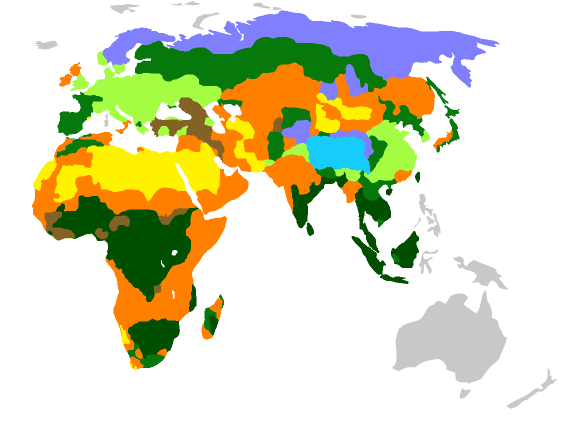
#> input picture vegetation_map.png, 1150 x 850 px (shown at 1/2 size)
$ jupyter execute --allow-errors 'Simulating H. Erectus Dispersal with Cellular Automata.ipynb'
#> lines starting #> are read from the running program, lines starting #| are printed output that depends on the picture
[cell 1]
import matplotlib.pyplot as plt
import numpy as np
import PIL
from PIL import Image
from random import random
from random import seed
from datetime import datetime
import copy
import pandas as pd
#> (the rest of this cell did not finish here and is left out)

[cell 2]
p_col = 0.20
noise_constant = 0.03
class Cell:
    def __init__(self, i, j, active, veg_P_ext, elv_P_ext, density_P_ext):
        self.x = int(i / 5)
        self.y = int(j / 5)
        self.active = active # ignored in simulation
        self.occupied = False # initalize all cells to unoccupied
        self.veg_P_ext = veg_P_ext + np.random.normal(0, noise_constant) # probability of extinction based on vegetation
        self.elv_P_ext = elv_P_ext + np.random.normal(0, noise_constant) # probability of extinction based on elevation
        self.density_P_ext = density_P_ext # probability of extinction based on population sensity
        self.P_ext = self.veg_P_ext + self.elv_P_ext + self.density_P_ext # total probability of extinction

    def becomeOccupied(self):
        self.occupied = True

    def becomeExtinct(self):
        self.occupied = False

    # [53 lines left out: functions getValidNeighboringCells, checkPopulationDensity, colonizeNeighbor, update, not called in this run]

[cell 3]
rows, cols = (205, 155)
cells = [[0 for i in range(cols)] for j in range(rows)] # initialize cell array
veg_im = Image.open("vegetation_map.png")
#> veg_im is the input picture: PIL image 1150x850 RGBA; mean R, G, B, A 217.2, 218.3, 190.3, 255
elv_im = Image.open("elevation_map.png")
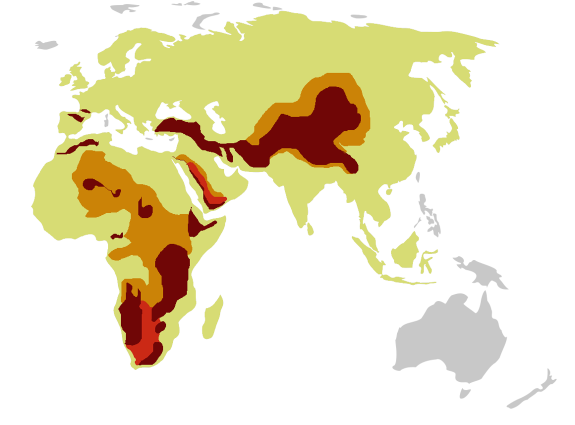
#> input picture elevation_map.png, 1150 x 850 px (shown at 1/2 size)
#> elv_im is the input picture: PIL image 1150x850 RGBA; mean R, G, B, A 235.6, 228.3, 200.1, 255


#for i in range(0, 1150, 5):
#    for j in range(0, 850, 5):
for i in range(0, rows * 5, 5):
    for j in range(0, cols * 5, 5):
        pix = veg_im.getpixel((i,j))
        elv_pix = elv_im.getpixel((i, j))
        if (not(pix[0] == pix[1] == pix[2] == 255)): # if not an all-white pixel
            P_ext = 1.0
            elv_P_ext = 0.0
            if (pix[0] == 7 and pix[1] == 120 and pix[2] == 11): # Temperate Forest
                P_ext = 0.12
            elif (pix[0] == 255 and pix[1] == 128 and pix[2] == 0): # Grassland
                P_ext = 0.12
            elif (pix[0] == 255 and pix[1] == 242 and pix[2] == 0): # Desert
                P_ext = 0.17
            elif (pix[0] == 0 and pix[1] == 79 and pix[2] == 0): # Tropical Forest
                P_ext = 0.12
            elif (pix[0] == 22 and pix[1] == 204 and pix[2] == 250): # Tundra
                P_ext = 1.0
            elif (pix[0] == 164 and pix[1] == 252 and pix[2] == 67): # Warm-temperate Forest
                P_ext = 0.18
            elif (pix[0] == 128 and pix[1] == 128 and pix[2] == 255): # Boreal Forest
                P_ext = 1.0
            elif (pix[0] == 132 and pix[1] == 97 and pix[2] == 37): # Savanna
                P_ext = 0.08
            elif (pix[0] == pix[1] == pix[2] == 200):
                P_ext = 1.0
            else:
                P_ext = 1.0

            if (elv_pix[0] == 203 and elv_pix[1] == 131 and elv_pix[2] == 7):
                elv_P_ext = 0.05
            elif (elv_pix[0] == 203 and elv_pix[1] == 41 and elv_pix[2] == 21):
                elv_P_ext = 0.10
            elif (elv_pix[0] == 112 and elv_pix[1] == 6 and elv_pix[2] == 6):
                elv_P_ext = 0.22

            cells[int(i/5)][int(j/5)] = Cell(i, j, True, P_ext, elv_P_ext, 0.0) #active cell with parameters based on vegetation, elevation
        else:
            cells[int(i/5)][int(j/5)] = Cell(i, j, False, 1.0, 1.0, 1.0) # inactive cell
#> after the loop, cells = 205 items


# cells in East Africa to start with
cells[84][91].becomeOccupied()
cells[85][92].becomeOccupied()
cells[85][96].becomeOccupied()
cells[86][90].becomeOccupied()
cells[87][94].becomeOccupied()
cells[88][93].becomeOccupied()
# Dmanisi : 79, 46

#> (a cell that did not finish here is left out)

[cell 5]
age = 2000000
#> (the rest of this cell did not finish here and is left out)

[cell 6]
steps = 800

#> (a cell that did not finish here is left out)

[cell 8]
#def get_mean_img():
im = Image.open("afroeurasia.png")
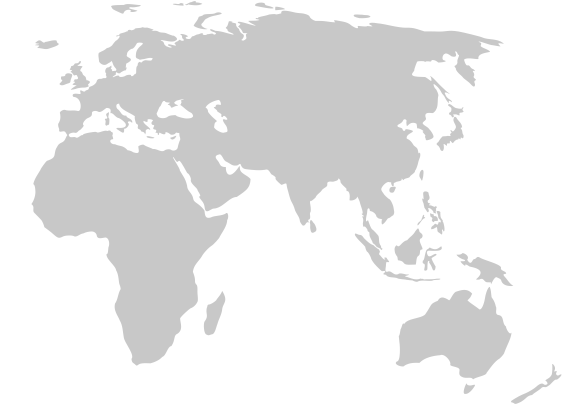
#> input picture afroeurasia.png, 1160 x 840 px (shown at 1/2 size)
#> im is the input picture: PIL image 1160x840 RGBA; mean R, G, B, A 236, 236, 236, 255

#> (the rest of this cell did not finish here and is left out)
